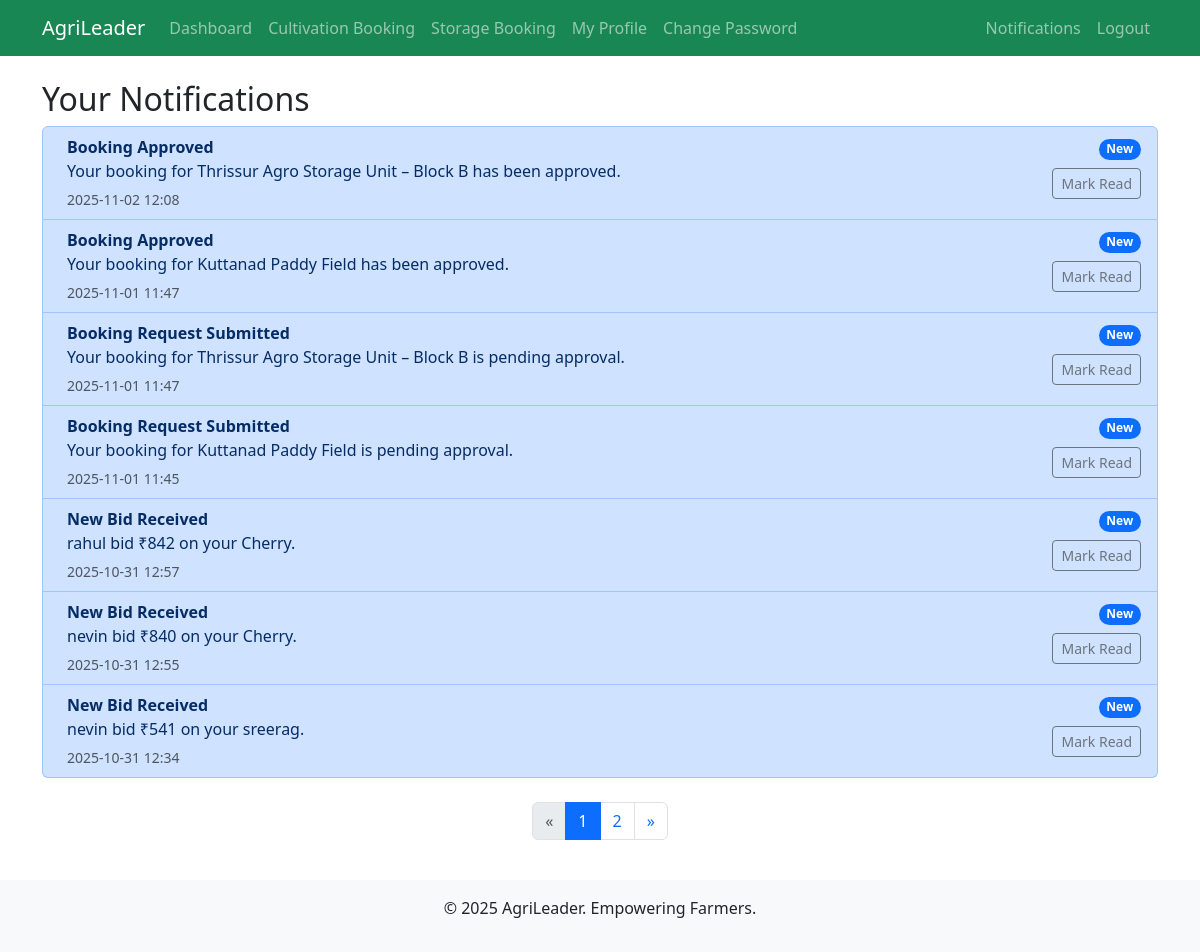
The app's page /notifications/farmer/ (signed in) with its own data.
### notifications/models.py (models this page shows, shortened)
class Notification(models.Model):
    NOTIFICATION_TYPES = [
        ('approval', 'Approval/Rejection'),
        ('booking', 'Booking Update'),
        ('marketplace', 'Marketplace Transaction'),
        ('scheme', 'New Scheme Alert'),
        ('weather', 'Weather Alert'),
        ('custom', 'Custom'),
    ]
    user = models.ForeignKey(CustomUser, on_delete=models.CASCADE)
    title = models.CharField(max_length=100)
    message = models.TextField()
    notification_type = models.CharField(max_length=20, choices=NOTIFICATION_TYPES)
    is_read = models.BooleanField(default=False)
    created_at = models.DateTimeField(auto_now_add=True)
    related_id = models.PositiveIntegerField(null=True, blank=True)  # e.g., booking ID
    related_model = models.CharField(max_length=50, null=True, blank=True)  # e.g., 'CultivationBooking'
    class Meta:
        ordering = ['-created_at']

### notifications/views.py (the view)
    def wrapper(request, *args, **kwargs):
        if not request.user.is_authenticated or request.user.role not in ['farmer', 'buyer']:
            messages.warning(request, 'No permission to access this page.')
            return redirect('accounts:home')
        return view_func(request, *args, **kwargs)

### notifications/views.py (called while the page is built)
def user_required(view_func):
    def wrapper(request, *args, **kwargs):
        if not request.user.is_authenticated or request.user.role not in ['farmer', 'buyer']:
            messages.warning(request, 'No permission to access this page.')
            return redirect('accounts:home')
        return view_func(request, *args, **kwargs)
    return wrapper

@login_required
@user_required
def farmer_notifications(request):
    notifs = Notification.objects.filter(user=request.user).order_by('-created_at')
    page_obj, notifs = paginate_queryset(request, notifs)
    return render(request, 'notifications/farmer_notifications.html', {'notifications': notifs , 'page_obj': page_obj})

### utils/pagination.py (called while the page is built)
def paginate_queryset(request, queryset):
    paginator = Paginator(queryset, DEFAULT_PER_PAGE)
    page_number = request.GET.get('page')
    try:
        page_obj = paginator.page(page_number)
    except PageNotAnInteger:
        page_obj = paginator.page(1)
    except EmptyPage:
        page_obj = paginator.page(paginator.num_pages)
    return page_obj, page_obj.object_list

### notifications/templates/notifications/farmer_notifications.html (shortened to what this page needs)
{% extends 'accounts/base.html' %}
{% block content %}
<h2>Your Notifications</h2>
<div class="list-group">
    {% for notif in notifications %}
    <div class="list-group-item d-flex justify-content-between align-items-start
                {% if notif.is_read %}list-group-item-secondary{% else %}list-group-item-primary{% endif %}">
        <div class="ms-2 me-auto">
            <div class="fw-bold">{{ notif.title }}</div>
            <p class="mb-1">{{ notif.message|truncatewords:20 }}</p>
            <small class="text-muted">{{ notif.created_at|date:"Y-m-d H:i" }}</small>
        </div>
        <div class="text-end">
            {% if not notif.is_read %}
                <span class="badge bg-primary rounded-pill mb-2">New</span><br>
                <a href="{% url 'notifications:mark_read' notif.id %}"
                   class="btn btn-sm btn-outline-secondary">Mark Read</a>
            {% else %}
                <a href="{% url 'notifications:mark_read' notif.id %}"
                   class="btn btn-sm btn-outline-secondary disabled" aria-disabled="true">Read</a>
            {% endif %}
        </div>
    </div>
    {% empty %}
        <p class="p-3 text-muted">No notifications.</p>
    {% endfor %}
</div>
{% include 'partials/pagination.html' %}
{% endblock %}

### records on screen
Notification: title "Booking Approved", message "Your booking for Thrissur Agro Storage Unit – Block B has been approved.", created_at "2025-11-02 12:08", is_read "New"
Notification: title "Booking Approved", message "Your booking for Kuttanad Paddy Field has been approved.", created_at "2025-11-01 11:47", is_read "New"
Notification: title "Booking Request Submitted", message "Your booking for Thrissur Agro Storage Unit – Block B is pending approval.", created_at "2025-11-01 11:47", is_read "New"
Notification: title "Booking Request Submitted", message "Your booking for Kuttanad Paddy Field is pending approval.", created_at "2025-11-01 11:45", is_read "New"
Notification: title "New Bid Received", message "rahul bid ₹842 on your Cherry.", created_at "2025-10-31 12:57", is_read "New"
Notification: title "New Bid Received", message "nevin bid ₹840 on your Cherry.", created_at "2025-10-31 12:55", is_read "New"
Notification: title "New Bid Received", message "nevin bid ₹541 on your sreerag.", created_at "2025-10-31 12:34", is_read "New"

### other values on screen
{{ num }} "1" "2"
